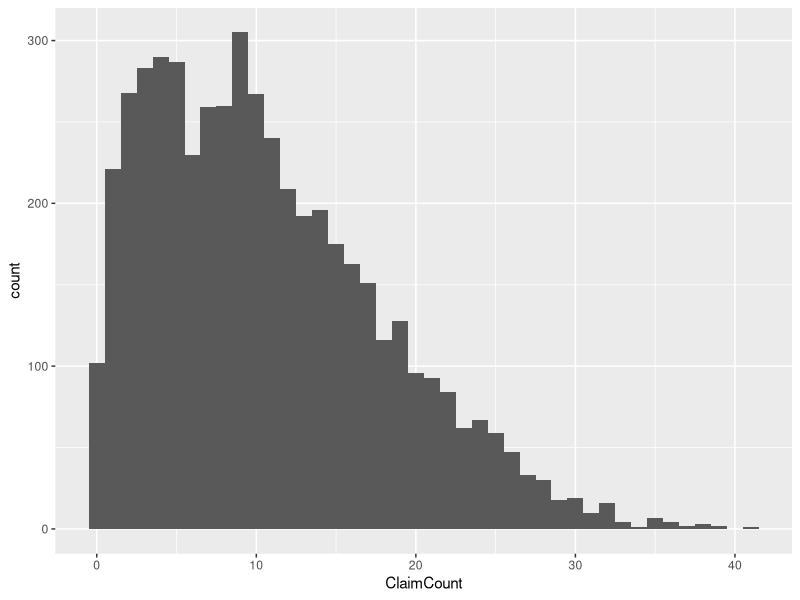
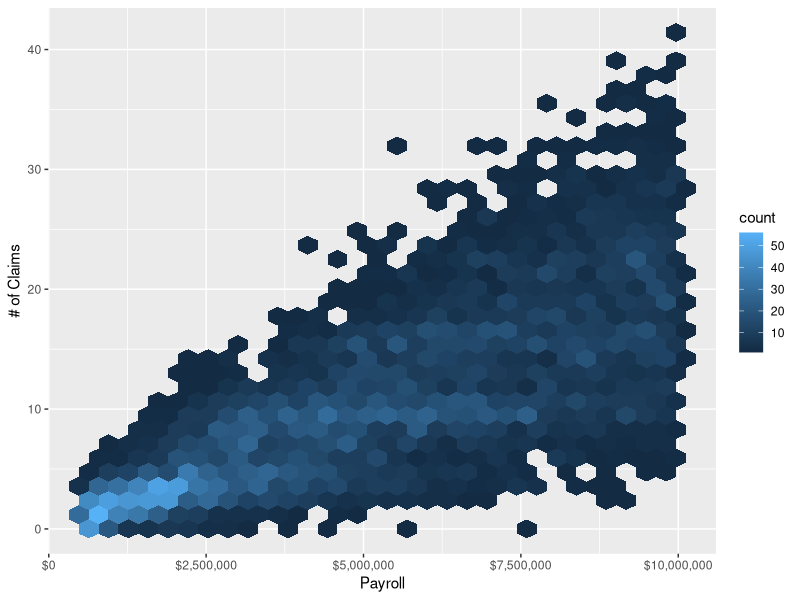
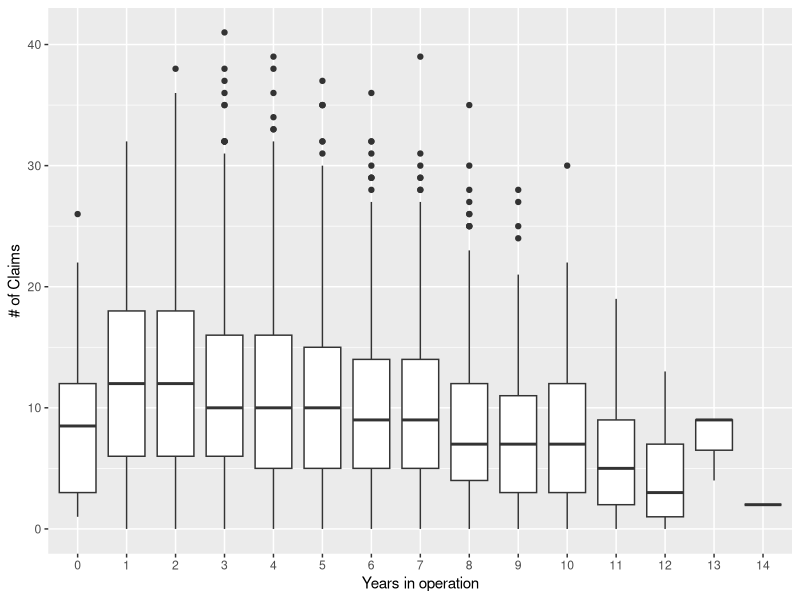
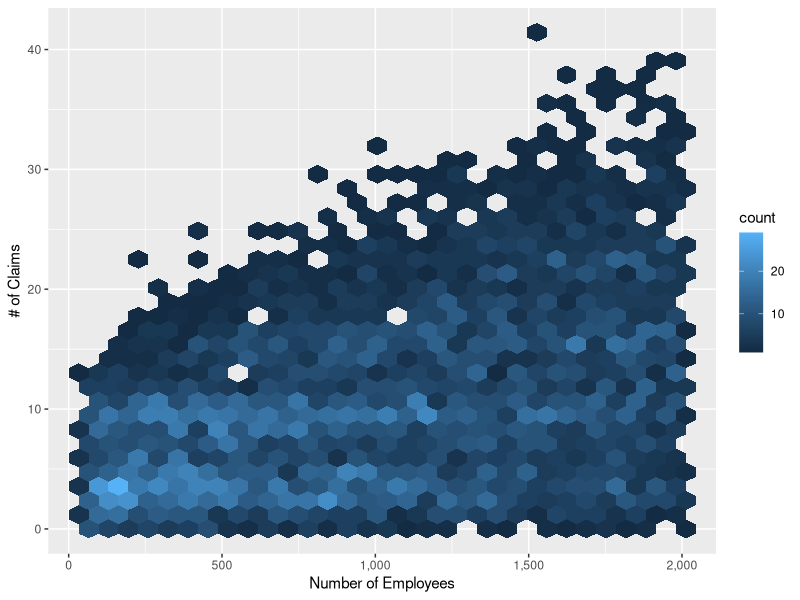
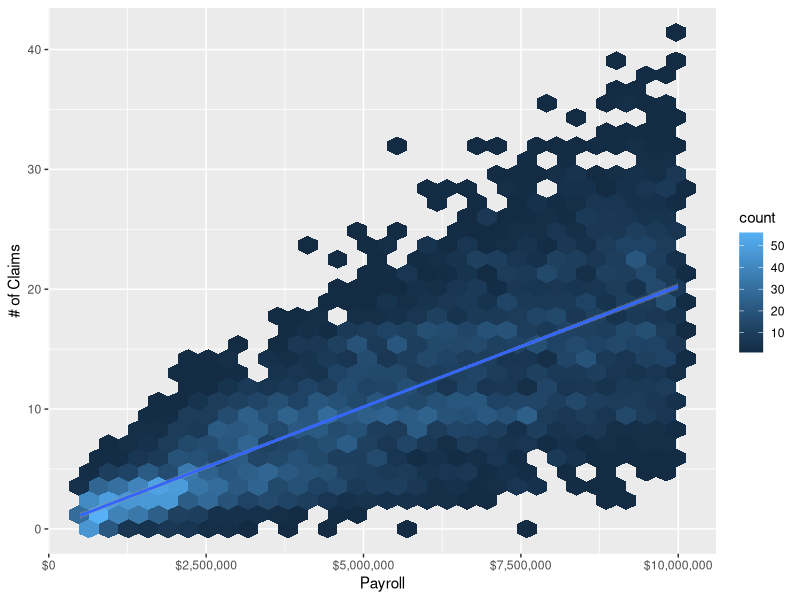
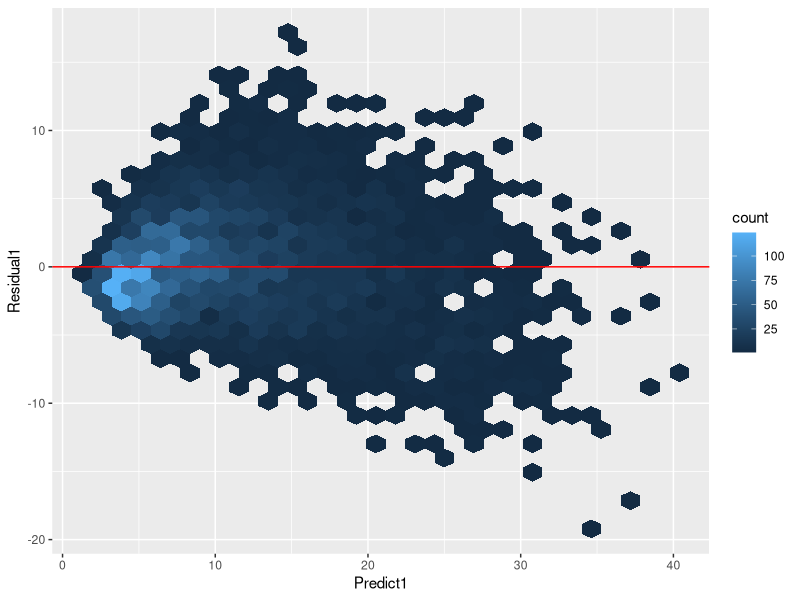
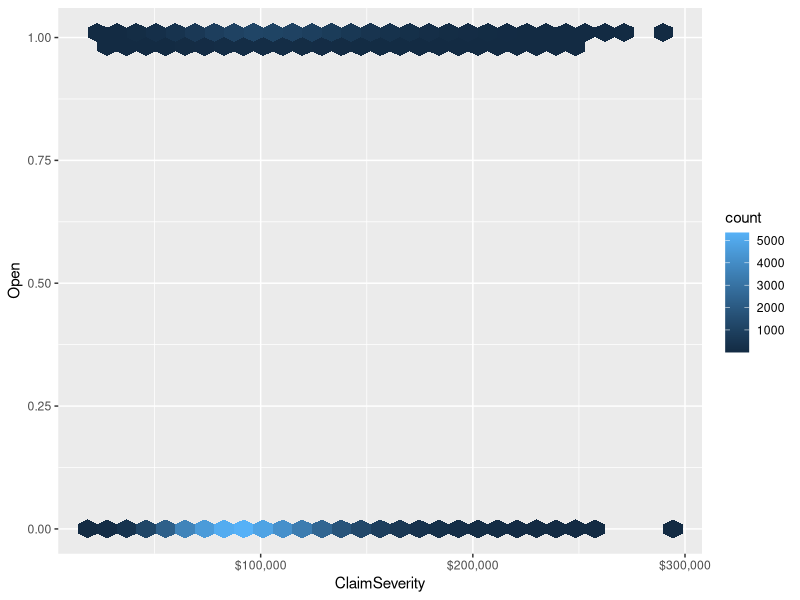
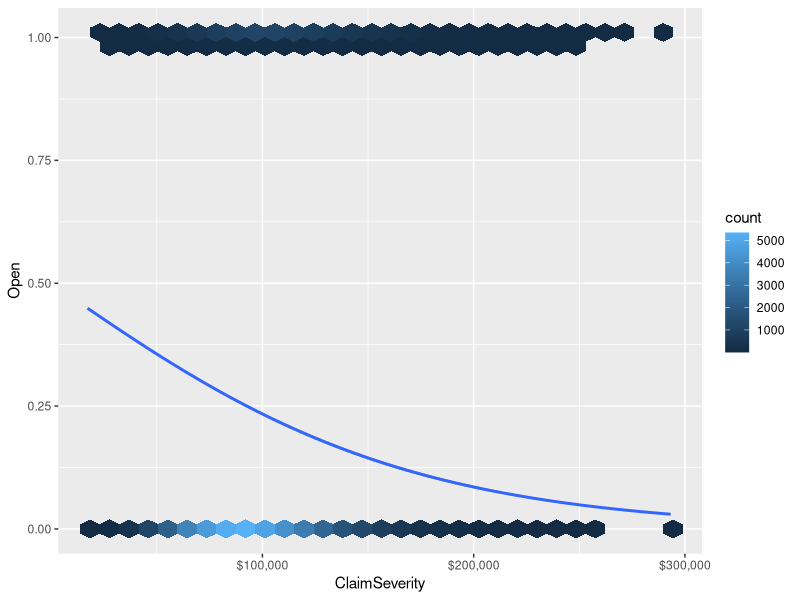

Here is the R script that generated these plots, in order:
## ----include=FALSE-------------------------------------------------------
knitr::opts_chunk$set(
    warning=FALSE
  , error=FALSE
  , echo=FALSE
  , message=FALSE
  , collapse=TRUE
)
knitr::opts_knit$set(root.dir = normalizePath('../../'))
suppressPackageStartupMessages(library(ggplot2))
suppressPackageStartupMessages(library(dplyr))

## ------------------------------------------------------------------------
set.seed(1234)

num_policies <- 5e3

payroll <- runif(num_policies, 500e3, 10e6)
years_in_operation <- rpois(num_policies, 5)
number_of_employees <- as.integer(runif(num_policies, 50, 2e3))
claims_per_mil <- 1.5 - .1 * years_in_operation + 0.001 * number_of_employees
lambda <- claims_per_mil * payroll / 1e6
claim_count <- rpois(num_policies, lambda)

dfGLM <- data.frame(
    ClaimCount = claim_count
  , Payroll = payroll
  , YearsInOperation = years_in_operation
  , NumberOfEmployees = number_of_employees)

total_claims <- sum(claim_count)
claim_severity <- rgamma(total_claims, 10, 1/10e3)
open_prob <- pmin(claim_severity / 500e3, 1)

dfBinomial <- data.frame(
      ClaimSeverity = claim_severity
    , OpenProb = open_prob
    , Open = rbinom(total_claims, 1, open_prob)
  )

## ----fig.height=4--------------------------------------------------------
plt <- ggplot(dfGLM, aes(ClaimCount)) + geom_histogram(binwidth = 1)
plt

## ------------------------------------------------------------------------
plt <- ggplot(dfGLM, aes(Payroll, ClaimCount)) + geom_hex()
plt <- plt + scale_x_continuous(labels = scales::dollar) + ylab("# of Claims")
plt

## ------------------------------------------------------------------------
plt <- ggplot(dfGLM, aes(as.factor(YearsInOperation), ClaimCount)) + geom_boxplot()
plt <- plt + ylab("# of Claims") + xlab('Years in operation')
plt

## ------------------------------------------------------------------------
plt <- ggplot(dfGLM, aes(NumberOfEmployees, ClaimCount)) + geom_hex()
plt <- plt + scale_x_continuous(labels = scales::comma)
plt <- plt + ylab("# of Claims") + xlab('Number of Employees')
plt

## ------------------------------------------------------------------------
plt <- ggplot(dfGLM, aes(Payroll, ClaimCount)) + geom_hex()
plt <- plt + scale_x_continuous(labels = scales::dollar) + ylab("# of Claims")
plt + geom_smooth(method = "lm", formula = y ~ 1 + x)

## ----echo=TRUE-----------------------------------------------------------
fit_lm <- lm(ClaimCount ~ Payroll, data = dfGLM)

## ----echo=TRUE-----------------------------------------------------------
fit_glm <- glm(ClaimCount ~ Payroll + YearsInOperation + NumberOfEmployees, data = dfGLM, family = "poisson")

## ------------------------------------------------------------------------
summary(fit_glm)

## ----echo=TRUE-----------------------------------------------------------
dfGLM$Predict1 <- predict(fit_glm, type = 'response')

## ------------------------------------------------------------------------
dfGLM$Residual1 <- residuals(fit_glm, type = 'response')
plt <- ggplot(dfGLM, aes(Predict1, Residual1)) + geom_hex()
plt <- plt + geom_hline(yintercept = 0, color = 'red')
plt

## ------------------------------------------------------------------------
dfHeart <- data.frame(
    City = c("Manhattan", "Casper")
  , Population = c(1.645e6, 59324)
  , AvgAge = c(48, 58)
  , AvgDistanceToHospital = c(0.2, 8)
  , MedianBMI = c(18.7, 28.7))
dfHeart$NumberOfDeaths <- c(5400, 400)
dfHeart$DeathRate <- dfHeart$NumberOfDeaths / (dfHeart$Population/1e6)

## ----results='asis'------------------------------------------------------
knitr::kable(dfHeart)

## ----echo=TRUE, collapse=TRUE--------------------------------------------
fit_1 <- glm(ClaimCount ~ 1 + Payroll, data = dfGLM, family="poisson")

fit_2 <- glm(ClaimCount ~ 1, data = dfGLM, family="poisson", offset=log(Payroll))

fit_1$aic
fit_2$aic
coef(fit_1)
coef(fit_2)

## ------------------------------------------------------------------------
plt <- ggplot(dfBinomial, aes(ClaimSeverity, Open)) + geom_hex()
plt <- plt + scale_x_continuous(labels=scales::dollar)
plt

## ------------------------------------------------------------------------
fit_open <- glm(Open ~ ClaimSeverity, data=dfBinomial, family="binomial")
summary(fit_open)

## ------------------------------------------------------------------------
fit_open_1 <- glm(Open ~ 0 + ClaimSeverity, data=dfBinomial, family="binomial")
fit_open_2 <- glm(Open ~ 1 + ClaimSeverity, data=dfBinomial, family="binomial")
summary(fit_open_1)
summary(fit_open_2)

## ------------------------------------------------------------------------
fit_open_1 <- glm(Open ~ 0 + ClaimSeverity, data=dfBinomial, family=binomial(link="identity"))
fit_open_2 <- glm(Open ~ 1 + ClaimSeverity, data=dfBinomial, family=binomial(link="identity"))
summary(fit_open_1)
summary(fit_open_2)

## ------------------------------------------------------------------------
plt <- ggplot(dfBinomial, aes(ClaimSeverity, Open)) + geom_hex()
plt <- plt + scale_x_continuous(labels=scales::dollar)
plt + geom_smooth(method = "glm", formula = y ~ 0 + x, method.args = list(family = "binomial"))

## ------------------------------------------------------------------------
plt <- ggplot(dfBinomial, aes(OpenProb, Open)) + geom_hex()
plt + geom_smooth(method = "glm", formula = y ~ 1 + x, method.args = list(family = "binomial"))

